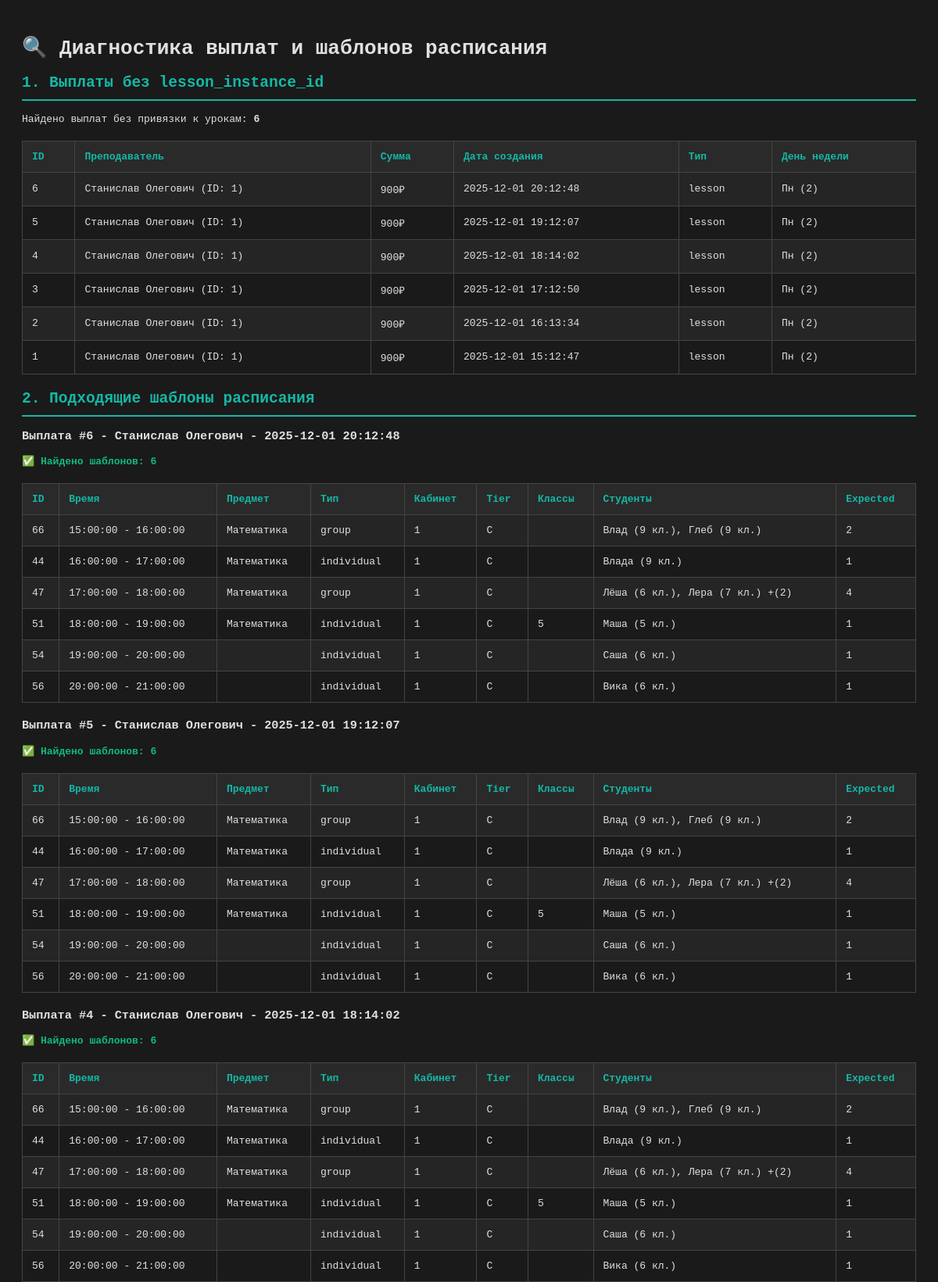
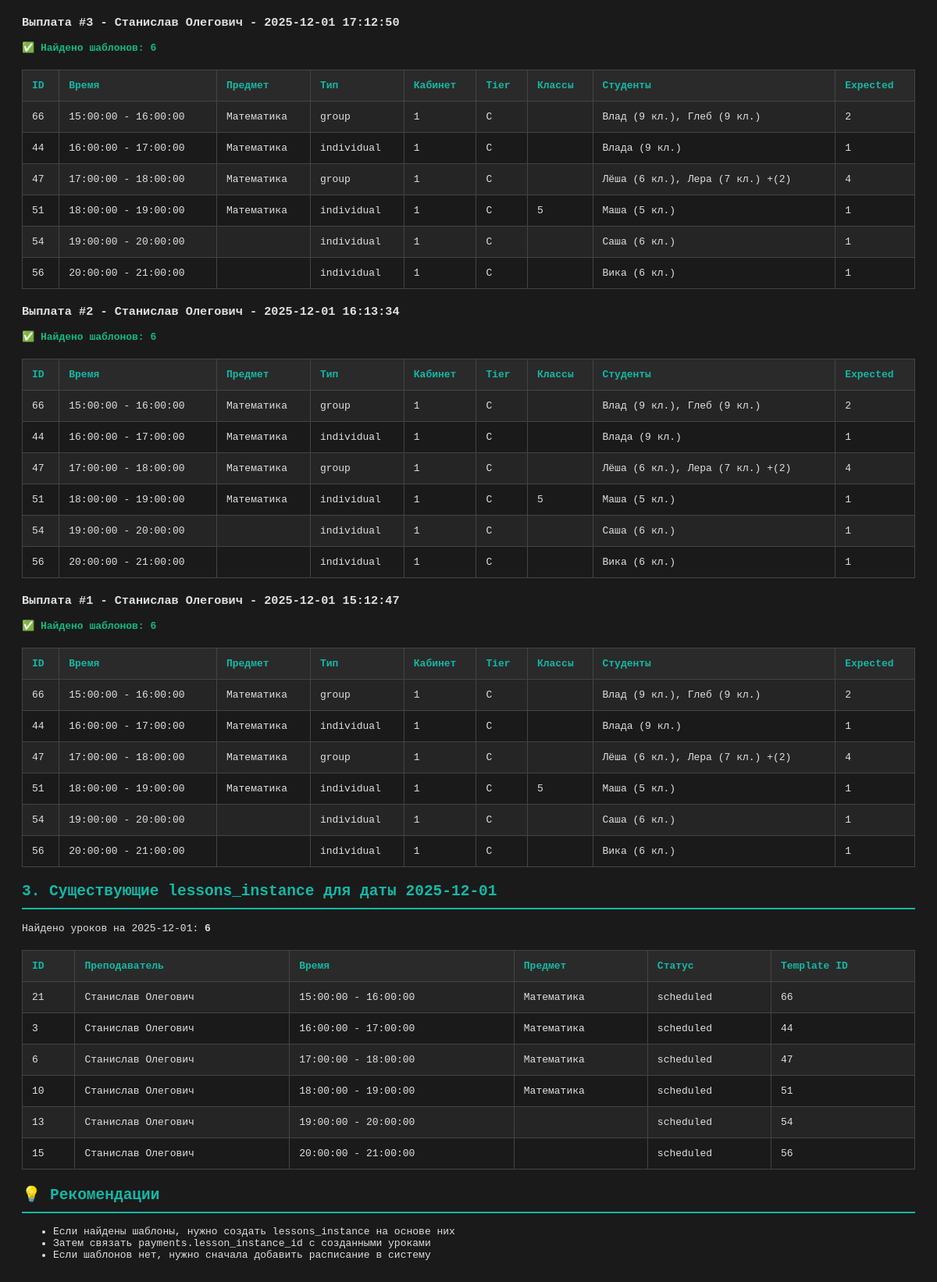
/zarplata/check_templates_for_payments.php, run on the app's committed database (2 pictures, top to bottom).
### tables this page shows
CREATE TABLE IF NOT EXISTS `payments` (
  `id` int(11) NOT NULL AUTO_INCREMENT,
  `teacher_id` int(11) NOT NULL,
  `lesson_instance_id` int(11) DEFAULT NULL,
  `lesson_template_id` int(11) DEFAULT NULL,
  `amount` int(11) NOT NULL,
  `payment_type` enum('lesson','bonus','penalty','adjustment') DEFAULT 'lesson',
  `calculation_method` text,
  `period_start` date DEFAULT NULL,
  `period_end` date DEFAULT NULL,
  `status` enum('pending','approved','paid','cancelled') DEFAULT 'pending',
  `paid_at` datetime DEFAULT NULL,
  `notes` text,
  `created_at` datetime DEFAULT CURRENT_TIMESTAMP,
  `updated_at` datetime DEFAULT CURRENT_TIMESTAMP ON UPDATE CURRENT_TIMESTAMP,
  PRIMARY KEY (`id`),
  KEY `lesson_instance_id` (`lesson_instance_id`),
  KEY `idx_teacher_status` (`teacher_id`,`status`),
  KEY `idx_period` (`period_start`,`period_end`),
  KEY `idx_lesson_template_id` (`lesson_template_id`)
);

CREATE TABLE IF NOT EXISTS `teachers` (
  `id` int(11) NOT NULL AUTO_INCREMENT,
  `name` varchar(100) NOT NULL,
  `display_name` varchar(50) DEFAULT NULL,
  `telegram_id` bigint(20) DEFAULT NULL,
  `telegram_username` varchar(50) DEFAULT NULL,
  `phone` varchar(20) DEFAULT NULL,
  `email` varchar(100) DEFAULT NULL,
  `formula_id_group` int(11) DEFAULT NULL,
  `formula_id_individual` int(11) DEFAULT NULL,
  `formula_id` int(11) DEFAULT NULL,
  `active` tinyint(1) DEFAULT '1',
  `notes` text,
  `created_at` datetime DEFAULT CURRENT_TIMESTAMP,
  `updated_at` datetime DEFAULT CURRENT_TIMESTAMP ON UPDATE CURRENT_TIMESTAMP,
  PRIMARY KEY (`id`),
  UNIQUE KEY `telegram_id` (`telegram_id`),
  KEY `idx_telegram_id` (`telegram_id`),
  KEY `idx_active` (`active`),
  KEY `idx_formula_id` (`formula_id`),
  KEY `idx_formula_group` (`formula_id_group`),
  KEY `idx_formula_individual` (`formula_id_individual`)
);

CREATE TABLE IF NOT EXISTS `lessons_template` (
  `id` int(11) NOT NULL AUTO_INCREMENT,
  `teacher_id` int(11) NOT NULL,
  `day_of_week` tinyint(4) NOT NULL,
  `room` tinyint(1) DEFAULT '1',
  `time_start` time NOT NULL,
  `time_end` time NOT NULL,
  `lesson_type` enum('group','individual') DEFAULT 'group',
  `subject` varchar(100) DEFAULT NULL,
  `tier` enum('S','A','B','C','D') DEFAULT 'C',
  `grades` varchar(50) DEFAULT NULL,
  `students` text,
  `expected_students` int(11) DEFAULT '1',
  `formula_id` int(11) DEFAULT NULL,
  `active` tinyint(1) DEFAULT '1',
  `created_at` datetime DEFAULT CURRENT_TIMESTAMP,
  `updated_at` datetime DEFAULT CURRENT_TIMESTAMP ON UPDATE CURRENT_TIMESTAMP,
  PRIMARY KEY (`id`),
  KEY `formula_id` (`formula_id`),
  KEY `idx_teacher_day` (`teacher_id`,`day_of_week`),
  KEY `idx_active` (`active`)
);

CREATE TABLE IF NOT EXISTS `lessons_instance` (
  `id` int(11) NOT NULL AUTO_INCREMENT,
  `template_id` int(11) DEFAULT NULL,
  `teacher_id` int(11) NOT NULL,
  `substitute_teacher_id` int(11) DEFAULT NULL,
  `lesson_date` date NOT NULL,
  `time_start` time NOT NULL,
  `time_end` time NOT NULL,
  `lesson_type` enum('group','individual') DEFAULT 'group',
  `subject` varchar(100) DEFAULT NULL,
  `expected_students` int(11) DEFAULT '1',
  `actual_students` int(11) DEFAULT '0',
  `formula_id` int(11) DEFAULT NULL,
  `status` enum('scheduled','completed','cancelled','rescheduled') DEFAULT 'scheduled',
  `notes` text,
  `created_at` datetime DEFAULT CURRENT_TIMESTAMP,
  `updated_at` datetime DEFAULT CURRENT_TIMESTAMP ON UPDATE CURRENT_TIMESTAMP,
  PRIMARY KEY (`id`),
  KEY `template_id` (`template_id`),
  KEY `teacher_id` (`teacher_id`),
  KEY `substitute_teacher_id` (`substitute_teacher_id`),
  KEY `formula_id` (`formula_id`),
  KEY `idx_date_teacher` (`lesson_date`,`teacher_id`),
  KEY `idx_status` (`status`)
);

### zarplata/config/db.php (called while the page is built, shortened)
<?php
$pdo = null;
function getDB() {
    global $pdo;
    if ($pdo === null) {
        try {
            $dsn = sprintf(
                "mysql:host=%s;dbname=%s;charset=%s",
                DB_HOST,
                DB_NAME,
                DB_CHARSET
            );
            $options = [
                PDO::ATTR_ERRMODE => PDO::ERRMODE_EXCEPTION,
                PDO::ATTR_DEFAULT_FETCH_MODE => PDO::FETCH_ASSOC,
                PDO::ATTR_EMULATE_PREPARES => false,
            ];
            $pdo = new PDO($dsn, DB_USER, DB_PASS, $options);
        } catch (PDOException $e) {
            error_log("Database connection failed: " . $e->getMessage());
            die("Ошибка подключения к базе данных");
        }
    }
    return $pdo;
}
function dbQuery($sql, $params = []) {
    try {
        $pdo = getDB();
        $stmt = $pdo->prepare($sql);
        $stmt->execute($params);
        return $stmt->fetchAll();
    } catch (PDOException $e) {
        error_log("Query failed: " . $e->getMessage());
        return [];
    }
}

### zarplata/check_templates_for_payments.php (the view, shortened to what this page needs)
<?php
require_once __DIR__ . '/config/db.php';
?>
<!DOCTYPE html>
<html lang="ru">
<head>
</head>
<body>
    <h1>🔍 Диагностика выплат и шаблонов расписания</h1>
    <?php
    echo "<h2>1. Выплаты без lesson_instance_id</h2>";
    $orphanedPayments = dbQuery(
        "SELECT
            p.id,
            p.teacher_id,
            t.name as teacher_name,
            p.amount,
            p.created_at,
            p.payment_type,
            DATE(p.created_at) as payment_date,
            DAYOFWEEK(p.created_at) as day_of_week_num,
            TIME(p.created_at) as payment_time
        FROM payments p
        LEFT JOIN teachers t ON p.teacher_id = t.id
        WHERE p.lesson_instance_id IS NULL
        ORDER BY p.created_at DESC",
        []
    );
    echo "<p>Найдено выплат без привязки к урокам: <strong>" . count($orphanedPayments) . "</strong></p>";
    if (count($orphanedPayments) > 0) {
        echo "<table>";
        echo "<tr><th>ID</th><th>Преподаватель</th><th>Сумма</th><th>Дата создания</th><th>Тип</th><th>День недели</th></tr>";
        foreach ($orphanedPayments as $payment) {
            $dayNames = ['', 'Вс', 'Пн', 'Вт', 'Ср', 'Чт', 'Пт', 'Сб'];
            $dayName = $dayNames[$payment['day_of_week_num']] ?? '?';
            echo "<tr>";
            echo "<td>{$payment['id']}</td>";
            echo "<td>{$payment['teacher_name']} (ID: {$payment['teacher_id']})</td>";
            echo "<td>{$payment['amount']}₽</td>";
            echo "<td>{$payment['created_at']}</td>";
            echo "<td>{$payment['payment_type']}</td>";
            echo "<td>$dayName ({$payment['day_of_week_num']})</td>";
            echo "</tr>";
        }
        echo "</table>";
        echo "<h2>2. Подходящие шаблоны расписания</h2>";
        foreach ($orphanedPayments as $payment) {
            $templateDayOfWeek = $payment['day_of_week_num'] - 1;
            echo "<h3>Выплата #{$payment['id']} - {$payment['teacher_name']} - {$payment['created_at']}</h3>";
            $templates = dbQuery(
                "SELECT
                    lt.id,
                    lt.teacher_id,
                    lt.day_of_week,
                    lt.time_start,
                    lt.time_end,
                    lt.subject,
                    lt.lesson_type,
                    lt.room,
                    lt.tier,
                    lt.grades,
                    lt.students,
                    lt.expected_students,
                    lt.formula_id
                FROM lessons_template lt
                WHERE lt.teacher_id = ?
                    AND lt.day_of_week = ?
                    AND lt.active = 1
                ORDER BY lt.time_start",
                [$payment['teacher_id'], $templateDayOfWeek]
            );
            if (count($templates) > 0) {
                echo "<p class='success'>✅ Найдено шаблонов: " . count($templates) . "</p>";
                echo "<table>";
                echo "<tr><th>ID</th><th>Время</th><th>Предмет</th><th>Тип</th><th>Кабинет</th><th>Tier</th><th>Классы</th><th>Студенты</th><th>Expected</th></tr>";
                foreach ($templates as $template) {
                    $students = json_decode($template['students'], true);
                    $studentsCount = is_array($students) ? count($students) : 0;
                    $studentsPreview = is_array($students) ? implode(', ', array_slice($students, 0, 2)) : '-';
                    if ($studentsCount > 2) {
                        $studentsPreview .= " +(" . ($studentsCount - 2) . ")";
                    }
                    echo "<tr>";
                    echo "<td>{$template['id']}</td>";
                    echo "<td>{$template['time_start']} - {$template['time_end']}</td>";
                    echo "<td>{$template['subject']}</td>";
                    echo "<td>{$template['lesson_type']}</td>";
                    echo "<td>{$template['room']}</td>";
                    echo "<td>{$template['tier']}</td>";
                    echo "<td>{$template['grades']}</td>";
                    echo "<td title='" . ($students ? implode(', ', $students) : '') . "'>{$studentsPreview}</td>";
                    echo "<td>{$template['expected_students']}</td>";
                    echo "</tr>";
                }
                echo "</table>";
            } else {
                echo "<p class='error'>❌ Шаблонов не найдено</p>";
            }
        }
        echo "<h2>3. Существующие lessons_instance для даты 2025-12-01</h2>";
        $instances = dbQuery(
            "SELECT
                li.id,
                li.teacher_id,
                t.name as teacher_name,
                li.lesson_date,
                li.time_start,
                li.time_end,
                li.subject,
                li.status,
                li.template_id
            FROM lessons_instance li
            LEFT JOIN teachers t ON li.teacher_id = t.id
            WHERE li.lesson_date = '2025-12-01'
            ORDER BY li.time_start",
            []
        );
        echo "<p>Найдено уроков на 2025-12-01: <strong>" . count($instances) . "</strong></p>";
        if (count($instances) > 0) {
            echo "<table>";
            echo "<tr><th>ID</th><th>Преподаватель</th><th>Время</th><th>Предмет</th><th>Статус</th><th>Template ID</th></tr>";
            foreach ($instances as $instance) {
                echo "<tr>";
                echo "<td>{$instance['id']}</td>";
                echo "<td>{$instance['teacher_name']}</td>";
                echo "<td>{$instance['time_start']} - {$instance['time_end']}</td>";
                echo "<td>{$instance['subject']}</td>";
                echo "<td>{$instance['status']}</td>";
                echo "<td>{$instance['template_id']}</td>";
                echo "</tr>";
            }
            echo "</table>";
        } else {
            echo "<p class='warning'>⚠️ Нет lessons_instance для этой даты</p>";
        }
    }
    ?>
    <h2>💡 Рекомендации</h2>
    <ul>
        <li>Если найдены шаблоны, нужно создать lessons_instance на основе них</li>
        <li>Затем связать payments.lesson_instance_id с созданными уроками</li>
        <li>Если шаблонов нет, нужно сначала добавить расписание в систему</li>
    </ul>
</body>
</html>

### zarplata/check_templates_for_payments.php (style rules this page uses)
body { font-family: monospace; background: #1a1a1a; color: #e0e0e0; padding: 20px; }
h2 { color: #14b8a6; border-bottom: 2px solid #14b8a6; padding-bottom: 10px; }
table { border-collapse: collapse; width: 100%; margin: 20px 0; }
th, td { border: 1px solid #444; padding: 12px; text-align: left; }
th { background: #2a2a2a; font-weight: bold; color: #14b8a6; }
tr:nth-child(even) { background: #252525; }
.success { color: #10b981; font-weight: bold; }

### data on the page
payments: id "6", teacher.name "Станислав Олегович", teacher "1", amount "900", created_at "2025-12-01 20:12:48", payment_type "lesson", dayName "Пн", day_of_week_num "2", count($templates) "6"
payments: id "5", teacher.name "Станислав Олегович", teacher "1", amount "900", created_at "2025-12-01 19:12:07", payment_type "lesson", dayName "Пн", day_of_week_num "2", count($templates) "6"
payments: id "4", teacher.name "Станислав Олегович", teacher "1", amount "900", created_at "2025-12-01 18:14:02", payment_type "lesson", dayName "Пн", day_of_week_num "2", count($templates) "6"
payments: id "3", teacher.name "Станислав Олегович", teacher "1", amount "900", created_at "2025-12-01 17:12:50", payment_type "lesson", dayName "Пн", day_of_week_num "2", count($templates) "6"
payments: id "2", teacher.name "Станислав Олегович", teacher "1", amount "900", created_at "2025-12-01 16:13:34", payment_type "lesson", dayName "Пн", day_of_week_num "2", count($templates) "6"
payments: id "1", teacher.name "Станислав Олегович", teacher "1", amount "900", created_at "2025-12-01 15:12:47", payment_type "lesson", dayName "Пн", day_of_week_num "2", count($templates) "6"
lessons_template: id "66", time_start "15:00:00", time_end "16:00:00", subject "Математика", lesson_type "group", room "1", tier "C", students "Влад (9 кл.), Глеб (9 кл.)", expected_students "2"
lessons_template: id "44", time_start "16:00:00", time_end "17:00:00", subject "Математика", lesson_type "individual", room "1", tier "C", students "Влада (9 кл.)", expected_students "1"
lessons_template: id "47", time_start "17:00:00", time_end "18:00:00", subject "Математика", lesson_type "group", room "1", tier "C", students "Лёша (6 кл.), Лера (7 кл.) +(2)", expected_students "4"
lessons_template: id "51", time_start "18:00:00", time_end "19:00:00", subject "Математика", lesson_type "individual", room "1", tier "C", grades "5", students "Маша (5 кл.)", expected_students "1"
lessons_template: id "54", time_start "19:00:00", time_end "20:00:00", lesson_type "individual", room "1", tier "C", students "Саша (6 кл.)", expected_students "1"
lessons_template: id "56", time_start "20:00:00", time_end "21:00:00", lesson_type "individual", room "1", tier "C", students "Вика (6 кл.)", expected_students "1"
lessons_instance: id "21", teacher.name "Станислав Олегович", time_start "15:00:00", time_end "16:00:00", subject "Математика", status "scheduled", template "66"
lessons_instance: id "3", teacher.name "Станислав Олегович", time_start "16:00:00", time_end "17:00:00", subject "Математика", status "scheduled", template "44"
lessons_instance: id "6", teacher.name "Станислав Олегович", time_start "17:00:00", time_end "18:00:00", subject "Математика", status "scheduled", template "47"
lessons_instance: id "10", teacher.name "Станислав Олегович", time_start "18:00:00", time_end "19:00:00", subject "Математика", status "scheduled", template "51"
lessons_instance: id "13", teacher.name "Станислав Олегович", time_start "19:00:00", time_end "20:00:00", status "scheduled", template "54"
lessons_instance: id "15", teacher.name "Станислав Олегович", time_start "20:00:00", time_end "21:00:00", status "scheduled", template "56"

### other printed values
count($orphanedPayments) "6"
count($instances) "6"
